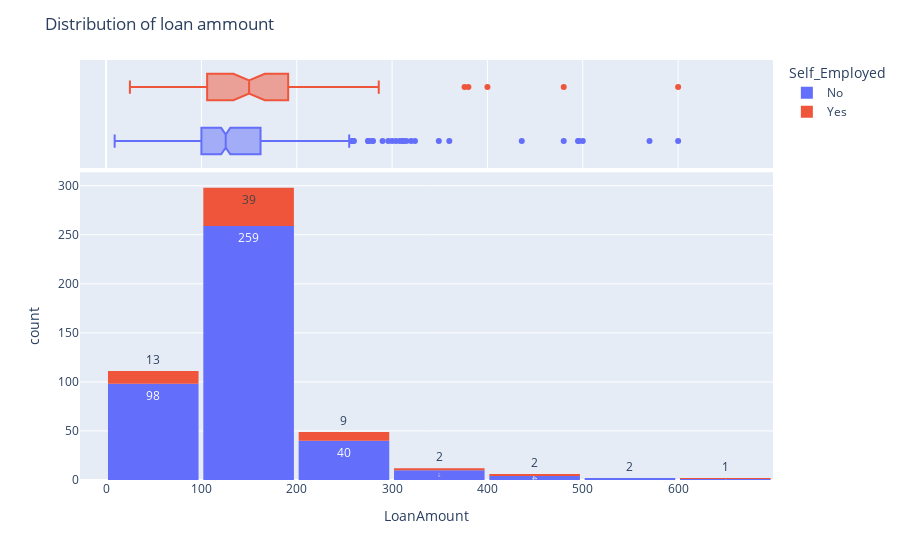

The notebook cell this image was saved under:
### Markdown cell above
Distribution of loan ammount

### Code cell
fig = px.histogram(df, x="LoanAmount", color='Self_Employed', marginal="box", nbins=10, text_auto=True)
fig.update_layout(bargap=0.05)
fig.update_layout(title_text='Distribution of loan ammount')
fig.show()

### Figure 1 — Plotly figure (JSON) as saved in the notebook; plotly's stock layout.template omitted (floating-point values rounded to 4 significant figures; data arrays with more than 128 entries replaced by an {"elided": "..."} marker saying what was removed)
{"data": [{"alignmentgroup": "True", "bingroup": "x", "hovertemplate": "Self_Employed=No<br>LoanAmount=%{x}<br>count=%{y}<extra></extra>", "legendgroup": "No", "marker": {"color": "#636efa", "pattern": {"shape": ""}}, "name": "No", "nbinsx": 10, "offsetgroup": "No", "orientation": "v", "showlegend": true, "texttemplate": "%{value}", "type": "histogram", "x": {"elided": "414 int values"}, "xaxis": "x", "yaxis": "y"}, {"alignmentgroup": "True", "hovertemplate": "Self_Employed=No<br>LoanAmount=%{x}<extra></extra>", "legendgroup": "No", "marker": {"color": "#636efa"}, "name": "No", "notched": true, "offsetgroup": "No", "showlegend": false, "type": "box", "x": {"elided": "414 int values"}, "xaxis": "x2", "yaxis": "y2"}, {"alignmentgroup": "True", "bingroup": "x", "hovertemplate": "Self_Employed=Yes<br>LoanAmount=%{x}<br>count=%{y}<extra></extra>", "legendgroup": "Yes", "marker": {"color": "#EF553B", "pattern": {"shape": ""}}, "name": "Yes", "nbinsx": 10, "offsetgroup": "Yes", "orientation": "v", "showlegend": true, "texttemplate": "%{value}", "type": "histogram", "x": [66, 267, 191, 106, 286, 165, 125, 97, 187, 110, 160, 25, 88, 175, 152, 87, 120, 66, 83, 240, 130, 200, 108, 120, 104, 192, 128, 158, 99, 155, 376, 184, 176, 105, 141, 55, 380, 128, 194, 62, 239, 150, 187, 138, 130, 84, 162, 150, 86, 160, 225, 95, 188, 100, 480, 400, 125, 260, 600, 132, 106, 205, 260, 187, 180, 133], "xaxis": "x", "yaxis": "y"}, {"alignmentgroup": "True", "hovertemplate": "Self_Employed=Yes<br>LoanAmount=%{x}<extra></extra>", "legendgroup": "Yes", "marker": {"color": "#EF553B"}, "name": "Yes", "notched": true, "offsetgroup": "Yes", "showlegend": false, "type": "box", "x": [66, 267, 191, 106, 286, 165, 125, 97, 187, 110, 160, 25, 88, 175, 152, 87, 120, 66, 83, 240, 130, 200, 108, 120, 104, 192, 128, 158, 99, 155, 376, 184, 176, 105, 141, 55, 380, 128, 194, 62, 239, 150, 187, 138, 130, 84, 162, 150, 86, 160, 225, 95, 188, 100, 480, 400, 125, 260, 600, 132, 106, 205, 260, 187, 180, 133], "xaxis": "x2", "yaxis": "y2"}], "layout": {"bargap": 0.05, "barmode": "relative", "legend": {"title": {"text": "Self_Employed"}, "tracegroupgap": 0}, "margin": {"t": 60}, "title": {"text": "Distribution of loan ammount"}, "xaxis": {"anchor": "y", "domain": [0, 1], "title": {"text": "LoanAmount"}}, "xaxis2": {"anchor": "y2", "domain": [0, 1], "matches": "x", "showgrid": true, "showticklabels": false}, "yaxis": {"anchor": "x", "domain": [0, 0.7326], "title": {"text": "count"}}, "yaxis2": {"anchor": "x2", "domain": [0.7426, 1], "matches": "y2", "showgrid": false, "showline": false, "showticklabels": false, "ticks": ""}}}
